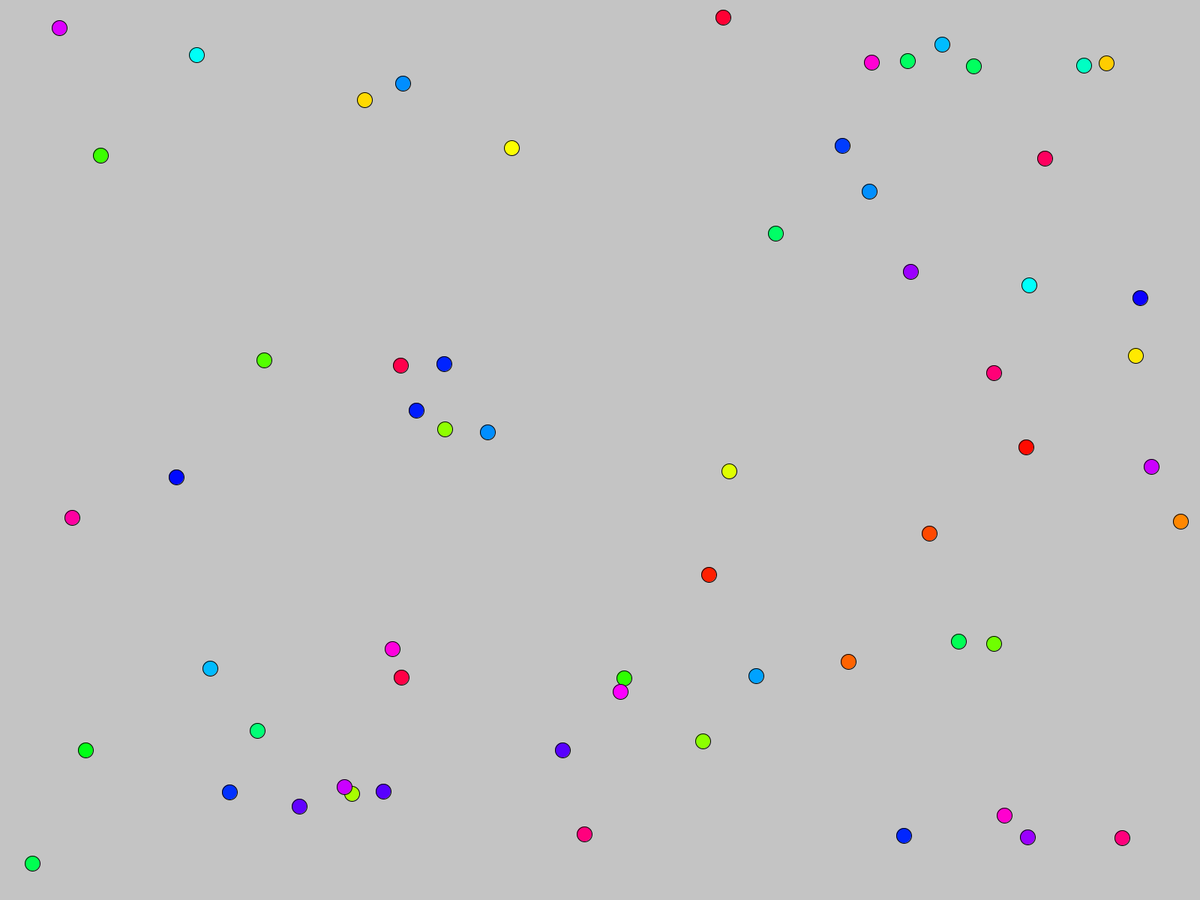
Frame 1 (no input)
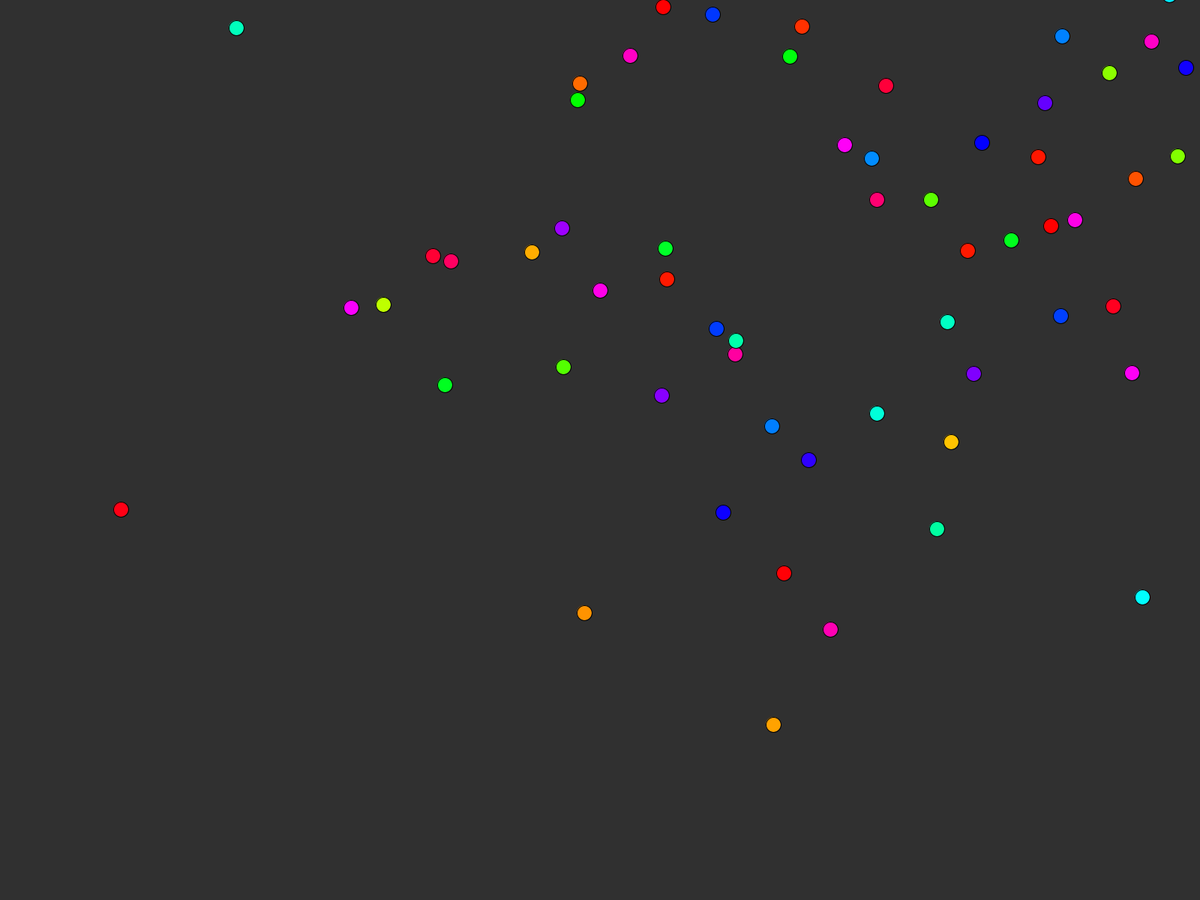
Frame 60 (the mouse pressed at the canvas centre just before this capture)
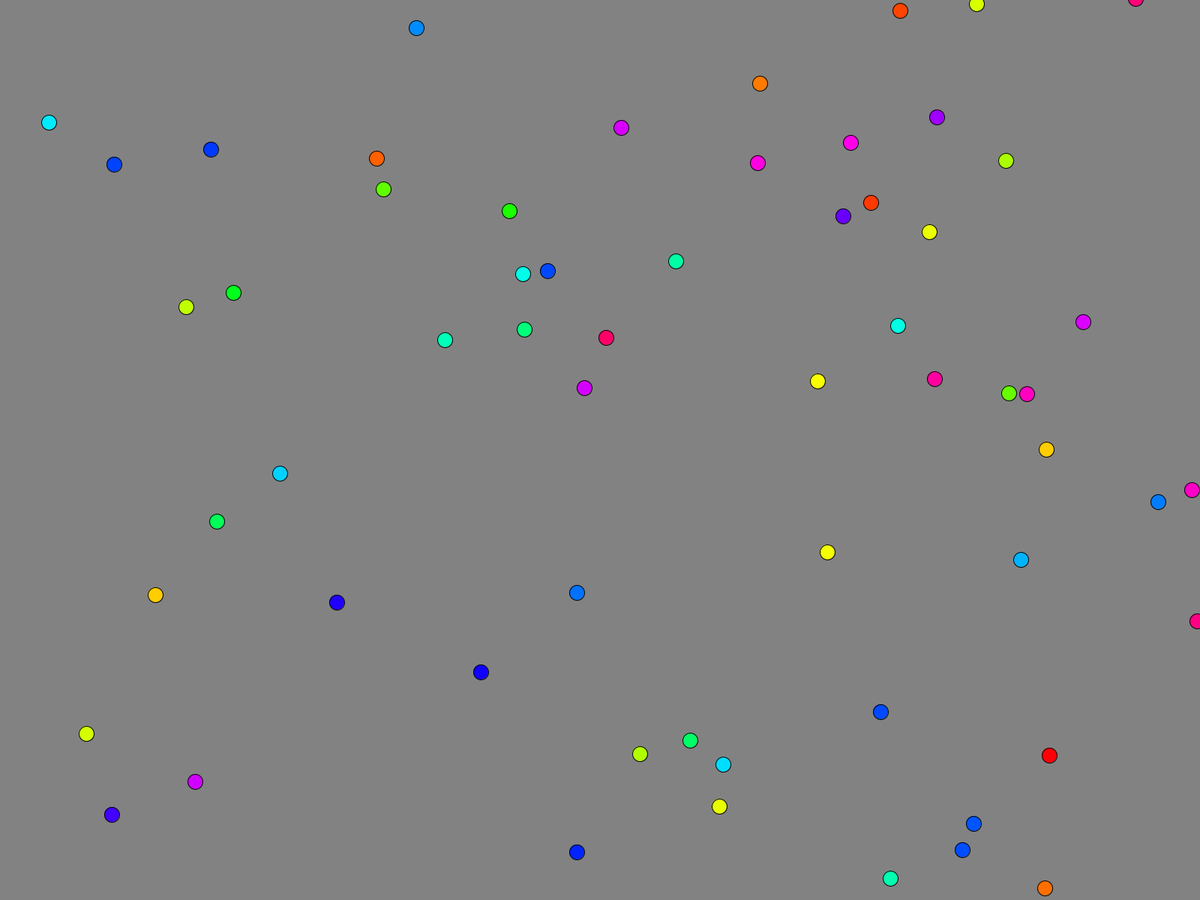
Frame 120 (the mouse held since frame 60 and released just before this capture)

The Processing sketch that drew these frames (run headless with seeded random() and noise(); from frame 60 on, the mouse is pressed at the canvas centre):

// Processing sketch: Wow_This_Actually_Hurts
// ── Wow_This_Actually_Hurts.pde
int x[] = new int[60];
int y[] = new int[60];

int velX[] = new int[60];
int velY[] = new int[60];

void setup()
{
  fullScreen();
  colorMode(HSB);

  for (int i = 0; i < x.length; i++)
  {
    x[i] = (int) random(width);
    y[i] = (int) random(height);
    
    velX[i] = (int) random(20);
    velY[i] = (int) random(20);
  }
}

void draw()
{
  background(random(255));
  
  for (int i = 0; i < x.length; i++)
  {   
    fill(random(255), 255, 255);
    ellipse(x[i], y[i], 20, 20);
    
    x[i] += velX[i];
    y[i] -= velY[i];
    
    if(x[i] > width || x[i] < 0)
    {
      velX[i] *= -1;
    }
    
    if(y[i] > height || y[i] < 0)
    {
      velY[i] *= -1;
    }
  }
}
